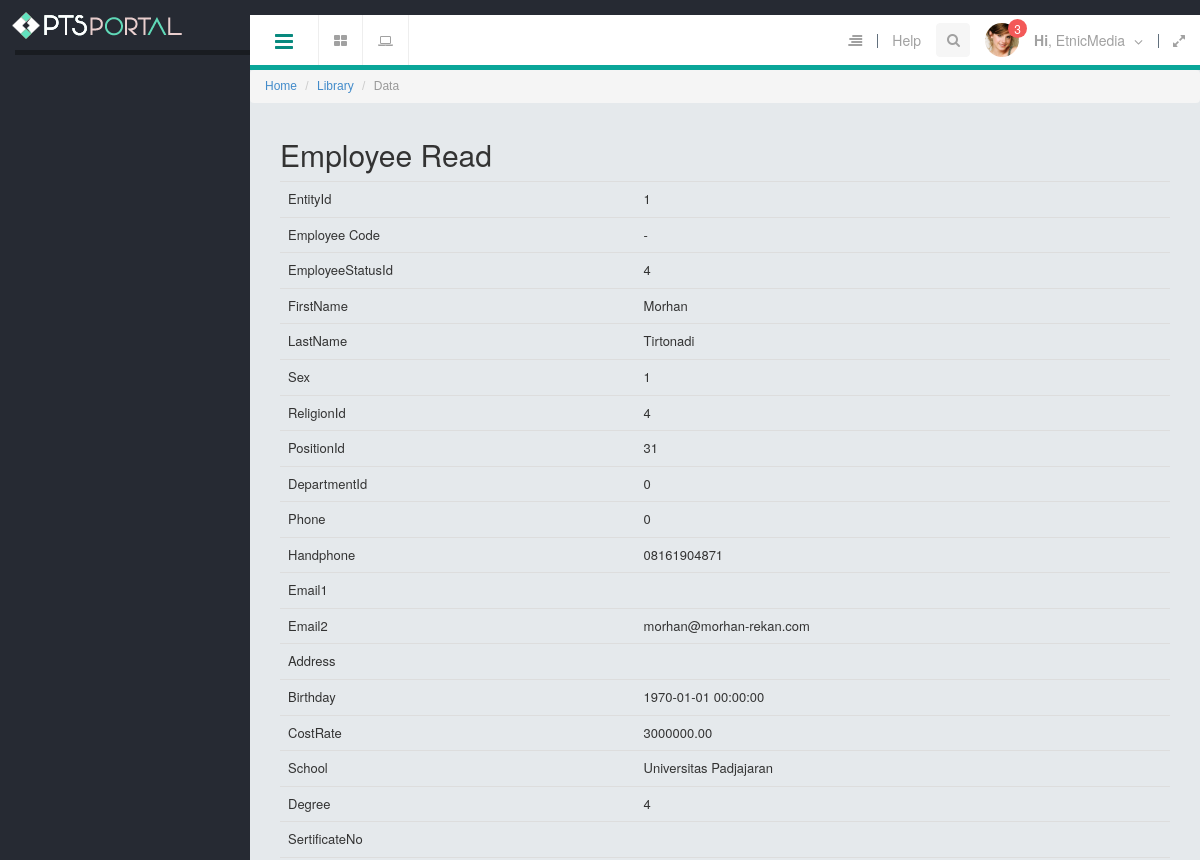
Screenshot of /employee/read/64 with the database file from the repository.
### tables this page shows
CREATE TABLE `employee` (
  `id` int(11) NOT NULL AUTO_INCREMENT,
  `entityId` int(11) DEFAULT '1',
  `employee_code` varchar(15) DEFAULT NULL,
  `employeeStatusId` int(11) DEFAULT NULL,
  `firstName` varchar(50) DEFAULT NULL,
  `lastName` varchar(50) DEFAULT NULL,
  `sex` tinyint(2) DEFAULT NULL COMMENT '1. Man, 2.Women',
  `religionId` int(11) DEFAULT NULL,
  `positionId` int(11) DEFAULT NULL,
  `departmentId` int(11) DEFAULT NULL,
  `phone` varchar(50) DEFAULT NULL,
  `handphone` varchar(50) DEFAULT NULL,
  `email1` varchar(50) DEFAULT NULL,
  `email2` varchar(50) DEFAULT NULL,
  `address` text,
  `birthday` datetime DEFAULT NULL,
  `costRate` decimal(18,2) DEFAULT NULL,
  `school` varchar(50) DEFAULT NULL,
  `degree` int(11) DEFAULT NULL,
  `sertificateNo` varchar(50) DEFAULT NULL,
  `accountant` tinyint(4) DEFAULT NULL,
  `regAccountantNo` varchar(25) DEFAULT NULL,
  `CPA` tinyint(4) DEFAULT NULL,
  `CPANo` varchar(25) DEFAULT NULL,
  `entry` datetime DEFAULT NULL,
  `resign` tinyint(4) DEFAULT NULL,
  `resignDate` datetime DEFAULT NULL,
  `functionType` int(11) DEFAULT NULL COMMENT '1. practice, 2. Practice Management',
  `bankId` tinyint(4) DEFAULT NULL,
  `accNo` varchar(25) DEFAULT NULL,
  `accName` varchar(50) DEFAULT NULL,
  `bankBranch` varchar(50) DEFAULT NULL,
  `npwp` varchar(180) DEFAULT NULL,
  `noRek` varchar(80) DEFAULT NULL,
  `noKtp` varchar(180) DEFAULT NULL,
  `martialStatus` tinyint(2) DEFAULT '1' COMMENT '1. Merrit, 2. Single',
  `jmlTanggungan` varchar(30) DEFAULT NULL,
  `deleted` tinyint(4) DEFAULT NULL,
  `userCreate` int(11) DEFAULT '1',
  `createDate` datetime DEFAULT NULL,
  `userUpdate` int(111) DEFAULT '1',
  `updateDate` timestamp NULL DEFAULT CURRENT_TIMESTAMP,
  PRIMARY KEY (`id`),
  KEY `entityId` (`entityId`)
);

### application/libraries/Template.php (called while the page is built, shortened)
<?php
class Template{
    protected $_CI;
    function __construct(){
        $this->_CI=&get_instance();
    }
    function caplet($template,$data=null){
        $data['_content']=$this->_CI->load->view($template,$data,true);
        $data['_header']=$this->_CI->load->view('themes/caplet/header',$data,true);
        $data['_slideleft']=$this->_CI->load->view('themes/caplet/slideleft',$data,true);
        $data['_modal_message']=$this->_CI->load->view('themes/caplet/modal_message',$data,true);
        $data['_modal_notification']=$this->_CI->load->view('themes/caplet/modal_notification',$data,true);
        $data['_leftnav']=$this->_CI->load->view('themes/caplet/leftnav',$data,true);
        $data['_rightnav']=$this->_CI->load->view('themes/caplet/rightnav',$data,true);
        $data['_sidebar']=$this->_CI->load->view('themes/caplet/sidebar',$data,true);
        $this->_CI->load->view('themes/caplet.php',$data);
    }
}

### application/controllers/Employee.php (called while the page is built, shortened)
<?php
class Employee extends CI_Controller
{
    public function read($id)
    {
        $row = $this->Memployee->get_by_id($id);
        if ($row) {
            $data = array(
		'id' => $row->id,
		'entityId' => $row->entityId,
		'employee_code' => $row->employee_code,
		'employeeStatusId' => $row->employeeStatusId,
		'firstName' => $row->firstName,
		'lastName' => $row->lastName,
		'sex' => $row->sex,
		'religionId' => $row->religionId,
		'positionId' => $row->positionId,
		'departmentId' => $row->departmentId,
		'phone' => $row->phone,
		'handphone' => $row->handphone,
		'email1' => $row->email1,
		'email2' => $row->email2,
		'address' => $row->address,
		'birthday' => $row->birthday,
		'costRate' => $row->costRate,
		'school' => $row->school,
		'degree' => $row->degree,
		'sertificateNo' => $row->sertificateNo,
		'accountant' => $row->accountant,
		'regAccountantNo' => $row->regAccountantNo,
		'CPA' => $row->CPA,
		'CPANo' => $row->CPANo,
		'entry' => $row->entry,
		'resign' => $row->resign,
		'resignDate' => $row->resignDate,
		'functionType' => $row->functionType,
		'bankId' => $row->bankId,
		'accNo' => $row->accNo,
		'accName' => $row->accName,
		'bankBranch' => $row->bankBranch,
		'deleted' => $row->deleted,
		'userCreate' => $row->userCreate,
		'createDate' => $row->createDate,
		'userUpdate' => $row->userUpdate,
		'updateDate' => $row->updateDate,
	    );
            $this->template->caplet('employee/employee_read', $data);
        } else {
            $this->session->set_flashdata('message', 'Record Not Found');
            redirect(site_url('employee'));
        }
    }
}

### index.php (called while the page is built, shortened)
<?php
require_once BASEPATH.'core/CodeIgniter.php';

### application/models/Memployee.php (called while the page is built, shortened)
<?php
class Memployee extends CI_Model
{
    public $table = 'employee';
    public $id = 'id';
    function get_by_id($id)
    {
        $this->db->where($this->id, $id);
        return $this->db->get($this->table)->row();
    }
}

### application/views/employee/employee_read.php (the view, shortened to what this page needs)
<!doctype html>
<html>
    <head>
        <link rel="stylesheet" href="<?php echo base_url('assets/bootstrap/css/bootstrap.min.css') ?>"/>
    </head>
    <body>
        <h2 style="margin-top:0px">Employee Read</h2>
        <table class="table">
	    <tr><td>EntityId</td><td><?php echo $entityId; ?></td></tr>
	    <tr><td>Employee Code</td><td><?php echo $employee_code; ?></td></tr>
	    <tr><td>EmployeeStatusId</td><td><?php echo $employeeStatusId; ?></td></tr>
	    <tr><td>FirstName</td><td><?php echo $firstName; ?></td></tr>
	    <tr><td>LastName</td><td><?php echo $lastName; ?></td></tr>
	    <tr><td>Sex</td><td><?php echo $sex; ?></td></tr>
	    <tr><td>ReligionId</td><td><?php echo $religionId; ?></td></tr>
	    <tr><td>PositionId</td><td><?php echo $positionId; ?></td></tr>
	    <tr><td>DepartmentId</td><td><?php echo $departmentId; ?></td></tr>
	    <tr><td>Phone</td><td><?php echo $phone; ?></td></tr>
	    <tr><td>Handphone</td><td><?php echo $handphone; ?></td></tr>
	    <tr><td>Email1</td><td><?php echo $email1; ?></td></tr>
	    <tr><td>Email2</td><td><?php echo $email2; ?></td></tr>
	    <tr><td>Address</td><td><?php echo $address; ?></td></tr>
	    <tr><td>Birthday</td><td><?php echo $birthday; ?></td></tr>
	    <tr><td>CostRate</td><td><?php echo $costRate; ?></td></tr>
	    <tr><td>School</td><td><?php echo $school; ?></td></tr>
	    <tr><td>Degree</td><td><?php echo $degree; ?></td></tr>
	    <tr><td>SertificateNo</td><td><?php echo $sertificateNo; ?></td></tr>
	</table>
        </body>
</html>

### rows the page displays
employee: entityId "1", employee_code "-", employeeStatusId "4", firstName "Morhan", lastName "Tirtonadi", sex "1", religionId "4", positionId "31", departmentId "0", phone "0", handphone "08161904871", email2 "morhan@morhan-rekan.com", birthday "1970-01-01 00:00:00", costRate "3000000.00", school "Universitas Padjajaran", degree "4"
